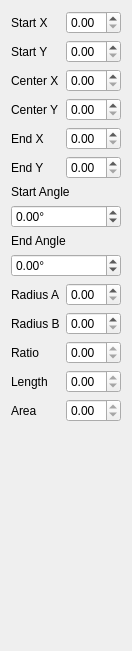
         <widget class="QWidget" name="scrollAreaWidgetContents_6">
          <property name="geometry">
           <rect>
            <x>0</x>
            <y>0</y>
            <width>132</width>
            <height>651</height>
           </rect>
          </property>
          <layout class="QVBoxLayout" name="verticalLayout_13">
           <item>
            <layout class="QFormLayout" name="formLayout_6">
             <property name="rowWrapPolicy">
              <enum>QFormLayout::RowWrapPolicy::WrapLongRows</enum>
             </property>
             <item row="0" column="0">
              <widget class="QLabel" name="ellipse_startXLabel">
               <property name="text">
                <string>Start X</string>
               </property>
              </widget>
             </item>
             <item row="0" column="1">
              <widget class="QDoubleSpinBox" name="ellipse_startX"/>
             </item>
             <item row="1" column="0">
              <widget class="QLabel" name="ellipse_startYLabel">
               <property name="text">
                <string>Start Y</string>
               </property>
              </widget>
             </item>
             <item row="1" column="1">
              <widget class="QDoubleSpinBox" name="ellipse_startY"/>
             </item>
             <item row="2" column="0">
              <widget class="QLabel" name="ellipse_centerXLabel">
               <property name="text">
                <string>Center X</string>
               </property>
              </widget>
             </item>
             <item row="2" column="1">
              <widget class="QDoubleSpinBox" name="ellipse_centerX"/>
             </item>
             <item row="3" column="0">
              <widget class="QLabel" name="ellipse_centerYLabel">
               <property name="text">
                <string>Center Y</string>
               </property>
              </widget>
             </item>
             <item row="3" column="1">
              <widget class="QDoubleSpinBox" name="ellipse_centerY"/>
             </item>
             <item row="4" column="0">
              <widget class="QLabel" name="ellipse_endXLabel">
               <property name="text">
                <string>End X</string>
               </property>
              </widget>
             </item>
             <item row="4" column="1">
              <widget class="QDoubleSpinBox" name="ellipse_endX"/>
             </item>
             <item row="5" column="0">
              <widget class="QLabel" name="ellipse_endYLabel">
               <property name="text">
                <string>End Y</string>
               </property>
              </widget>
             </item>
             <item row="5" column="1">
              <widget class="QDoubleSpinBox" name="ellipse_endY"/>
             </item>
             <item row="6" column="0">
              <widget class="QLabel" name="ellipse_startAngleLabel">
               <property name="text">
                <string>Start Angle</string>
               </property>
              </widget>
             </item>
             <item row="6" column="1">
              <widget class="QDoubleSpinBox" name="ellipse_startAngle">
               <property name="suffix">
                <string>°</string>
               </property>
               <property name="minimum">
                <double>-360.000000000000000</double>
               </property>
               <property name="maximum">
                <double>360.000000000000000</double>
               </property>
              </widget>
             </item>
             <item row="7" column="0">
              <widget class="QLabel" name="ellipse_endAngleLabel">
               <property name="text">
                <string>End Angle</string>
               </property>
              </widget>
             </item>
             <item row="7" column="1">
              <widget class="QDoubleSpinBox" name="ellipse_endAngle">
               <property name="suffix">
                <string>°</string>
               </property>
               <property name="minimum">
                <double>-360.000000000000000</double>
               </property>
               <property name="maximum">
                <double>360.000000000000000</double>
               </property>
              </widget>
             </item>
             <item row="8" column="0">
              <widget class="QLabel" name="ellipse_radiusALabel">
               <property name="text">
                <string>Radius A</string>
               </property>
              </widget>
             </item>
             <item row="8" column="1">
              <widget class="QDoubleSpinBox" name="ellipse_radiusA"/>
             </item>
             <item row="9" column="0">
              <widget class="QLabel" name="ellipse_radiusBLabel">
               <property name="text">
                <string>Radius B</string>
               </property>
              </widget>
             </item>
             <item row="9" column="1">
              <widget class="QDoubleSpinBox" name="ellipse_radiusB"/>
             </item>
             <item row="10" column="0">
              <widget class="QLabel" name="ellipse_ratioLabel">
               <property name="text">
                <string>Ratio</string>
               </property>
              </widget>
             </item>
             <item row="10" column="1">
              <widget class="QDoubleSpinBox" name="ellipse_ratio">
               <property name="readOnly">
                <bool>true</bool>
               </property>
              </widget>
             </item>
             <item row="11" column="0">
              <widget class="QLabel" name="ellipse_lengthLabel">
               <property name="text">
                <string>Length</string>
               </property>
              </widget>
             </item>
             <item row="11" column="1">
              <widget class="QDoubleSpinBox" name="ellipse_length">
               <property name="readOnly">
                <bool>true</bool>
               </property>
              </widget>
             </item>
             <item row="12" column="0">
              <widget class="QLabel" name="ellipse_areaLabel">
               <property name="text">
                <string>Area</string>
               </property>
              </widget>
             </item>
             <item row="12" column="1">
              <widget class="QDoubleSpinBox" name="ellipse_area">
               <property name="readOnly">
                <bool>true</bool>
               </property>
              </widget>
             </item>
            </layout>
           </item>
          </layout>
         </widget>
